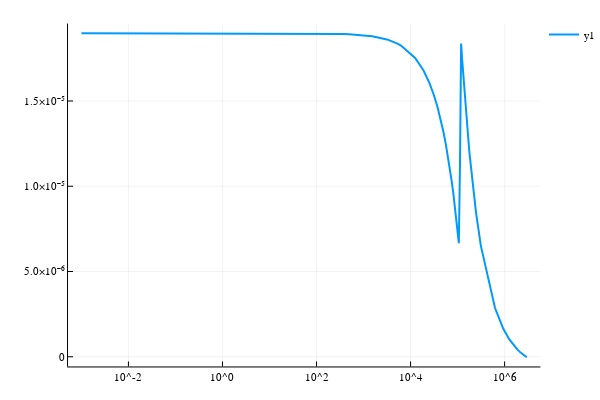

The notebook cell saved with this chart:
### Markdown cell above
## μ vs ξ

### Code cell
τ = 0.000003;
mupdata = Chemostat.v1.FBA.μ.(fbaress, wpdata, τ);
mup = plot((ξrange, mupdata), xaxis = :log, lw =2)

### Figure 1 — Plotly figure (JSON) as saved in the notebook; plotly's stock layout.template omitted (floating-point values rounded to 4 significant figures; data arrays with more than 128 entries replaced by an {"elided": "..."} marker saying what was removed)
{"data": [{"colorbar": {"title": ""}, "hoverinfo": "text", "legendgroup": "y1", "line": {"color": "rgba(0, 154, 250, 1.000)", "dash": "solid", "shape": "linear", "width": 2}, "mode": "lines", "name": "y1", "showlegend": true, "text": {"elided": "255 null values"}, "type": "scatter", "x": {"elided": "255 float values"}, "xaxis": "x1", "y": {"elided": "255 float values"}, "yaxis": "y1"}], "layout": {"annotations": [], "height": 400, "legend": {"bgcolor": "rgba(255, 255, 255, 1.000)", "bordercolor": "rgba(0, 0, 0, 1.000)", "font": {"color": "rgba(0, 0, 0, 1.000)", "family": "sans-serif", "size": 11}, "tracegroupgap": 0, "x": 1, "y": 1}, "margin": {"b": 20, "l": 0, "r": 0, "t": 20}, "paper_bgcolor": "rgba(255, 255, 255, 1.000)", "plot_bgcolor": "rgba(255, 255, 255, 1.000)", "showlegend": true, "width": 600, "xaxis": {"anchor": "y1", "domain": [0.1251, 0.9934], "gridcolor": "rgba(0, 0, 0, 0.100)", "gridwidth": 0.5, "linecolor": "rgba(0, 0, 0, 1.000)", "mirror": false, "range": [-3.284, 6.761], "showgrid": true, "showline": true, "showticklabels": true, "tickangle": 0, "tickcolor": "rgb(0, 0, 0)", "tickfont": {"color": "rgba(0, 0, 0, 1.000)", "family": "sans-serif", "size": 11}, "tickmode": "array", "ticks": "inside", "ticktext": ["10^-2", "10^0", "10^2", "10^4", "10^6"], "tickvals": [0.01, 1, 100, 10000, 1000000], "title": "", "titlefont": {"color": "rgba(0, 0, 0, 1.000)", "family": "sans-serif", "size": 15}, "type": "log", "visible": true, "zeroline": false, "zerolinecolor": "rgba(0, 0, 0, 1.000)"}, "yaxis": {"anchor": "x1", "domain": [0.03762, 0.9902], "gridcolor": "rgba(0, 0, 0, 0.100)", "gridwidth": 0.5, "linecolor": "rgba(0, 0, 0, 1.000)", "mirror": false, "range": [-5.692e-07, 1.954e-05], "showgrid": true, "showline": true, "showticklabels": true, "tickangle": 0, "tickcolor": "rgb(0, 0, 0)", "tickfont": {"color": "rgba(0, 0, 0, 1.000)", "family": "sans-serif", "size": 11}, "tickmode": "array", "ticks": "inside", "ticktext": ["0", "5.0×10⁻⁶", "1.0×10⁻⁵", "1.5×10⁻⁵"], "tickvals": [0, 5e-06, 1e-05, 1.5e-05], "title": "", "titlefont": {"color": "rgba(0, 0, 0, 1.000)", "family": "sans-serif", "size": 15}, "type": "-", "visible": true, "zeroline": false, "zerolinecolor": "rgba(0, 0, 0, 1.000)"}}}
